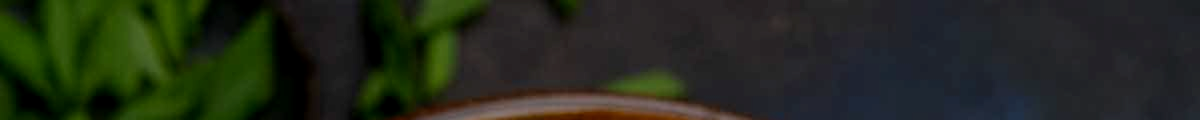
#> input picture results/suspect_band_top_dark.png, 2400 x 240 px, given in place of paste-1791560275772-13760.png, which was not available (shown at 1/2 size)
$ python results_check_top.py
#> lines starting #> are read from the running program, lines starting #| are printed output that depends on the picture
import numpy as np
from PIL import Image, ImageEnhance, ImageOps

src = r'C:\Users\tammi\AppData\Local\Temp\freebuff-desktop-pastes\paste-1791560275772-13760.png'
im = Image.open(src).convert('RGB')
#> im is the input picture: PIL image 2400x240 RGB; mean R, G, B 35.4, 41.7, 28.3

# Crop suspect regions. Try top-right (where site logo usually sits) and bottom-left/right corners.
crops = {
    'topright': (700, 0, 1200, 250),
    'topleft': (0, 0, 500, 250),
    'bottomright': (700, 950, 1200, 1200),
    'bottomleft': (0, 950, 500, 1200),
    'band_top': (0, 0, 1200, 120),
    'band_bottom': (0, 1080, 1200, 1200),
}
for name, box in crops.items():
    c = im.crop(box)
    c = c.resize((c.width*2, c.height*2), Image.LANCZOS)
    # Dark curve: multiply luminance down
    d = ImageEnhance.Brightness(c).enhance(0.45)
    d = ImageEnhance.Contrast(d).enhance(1.7)
    d.save(rf'results\suspect_{name}_dark.png')
    # Bright curve: multiply up to reveal dark watermark on dark bg
    b = ImageEnhance.Brightness(c).enhance(1.6)
    b = ImageEnhance.Contrast(b).enhance(1.5)
    b.save(rf'results\suspect_{name}_bright.png')
#> this loop made 6 passes
#> pass 1, `c = im.crop(box)`:
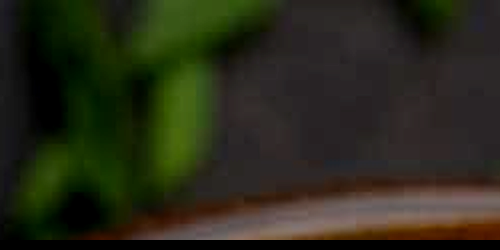
#> c: PIL image 500x250 RGB; mean R, G, B 40.5, 41.3, 25.1
#> pass 1, `d = ImageEnhance.Brightness(c).enhance(0.45)`:
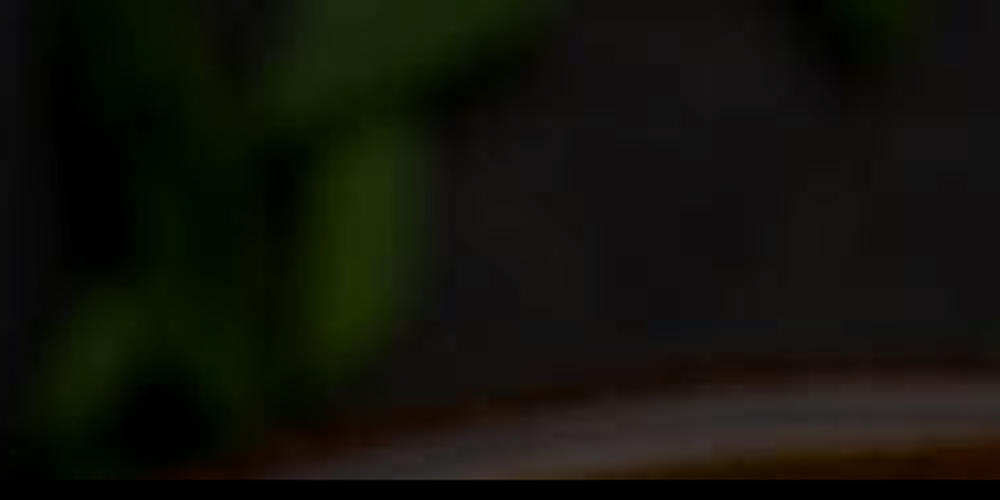
#> d: PIL image 1000x500 RGB; mean R, G, B 17.8, 18.2, 10.9
#> pass 1, `d = ImageEnhance.Contrast(d).enhance(1.7)`:
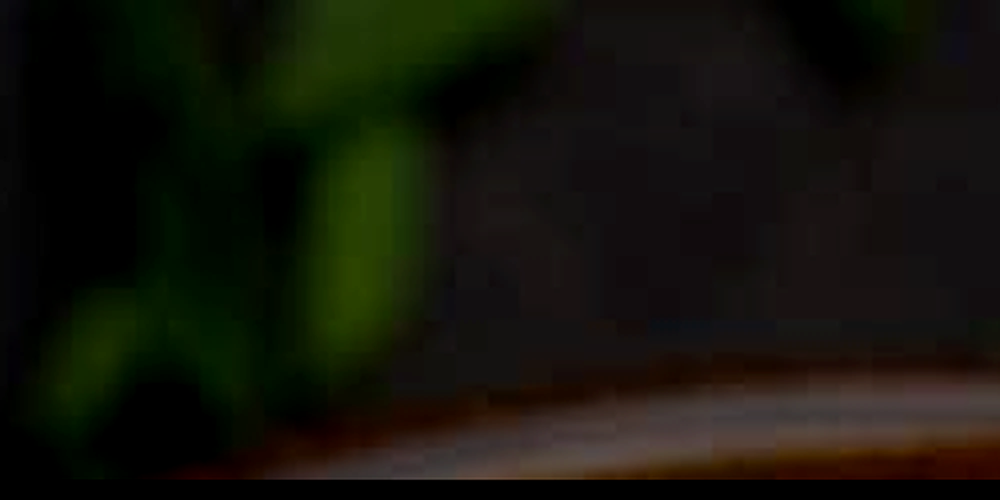
#> d: PIL image 1000x500 RGB; mean R, G, B 19.7, 19.5, 10.6
#> after the loop: b: PIL image 2400x240 RGB; every value is 0
print('ok')

$ run again, on Menu Card.jpeg
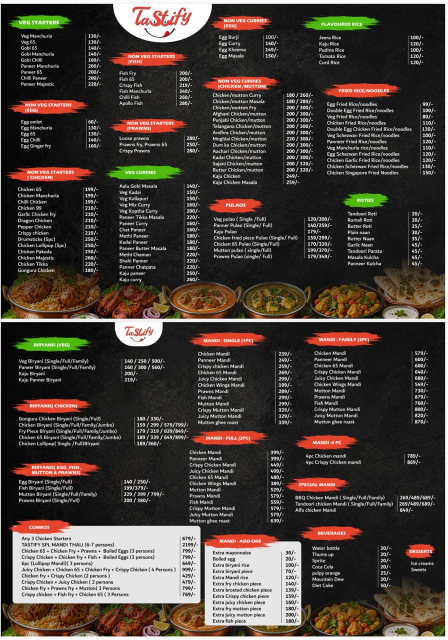
#> input picture Menu Card.jpeg, 895 x 1280 px, given in place of paste-1791560275772-13760.png, which was not available (shown at 1/2 size)
#> im is the input picture: PIL image 895x1280 RGB; mean R, G, B 73.7, 64.8, 58.5
#> after the loop `for name, box in crops.items():`:
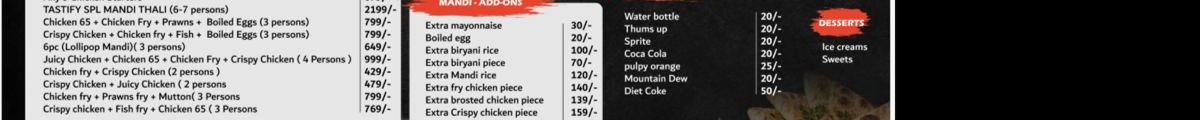
#> c: PIL image 2400x240 RGB (shown at 1/2 size); mean R, G, B 109.1, 105.7, 104.9
#> after the loop `for name, box in crops.items():`:
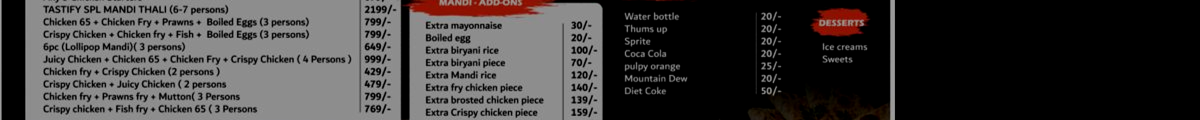
#> d: PIL image 2400x240 RGB (shown at 1/2 size); mean R, G, B 61.5, 59, 58.6
